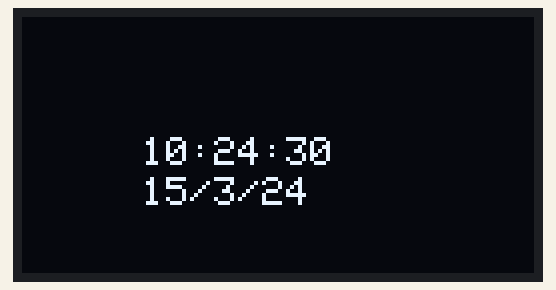
Recording of a program running on a simulated Arduino Mega 2560, built with avr-gcc and run on an emulated ATmega2560. Shown: 128×64 one-colour display. Wiring (inferred from the names in the program): DS1307 clock at I2C address 0x68. The local clock reads 2024-03-15 10:24:30 at power-on unless the program sets it; what the program prints to the serial monitor is not drawn.

Above: at 0.1 s.
At 4.2 s:
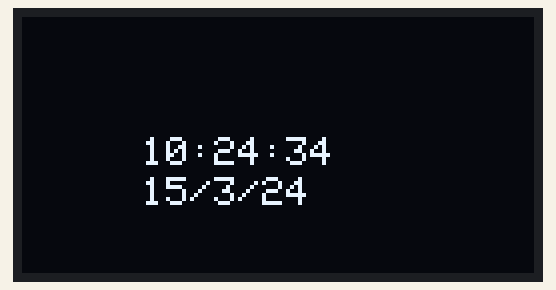
At 7.3 s:
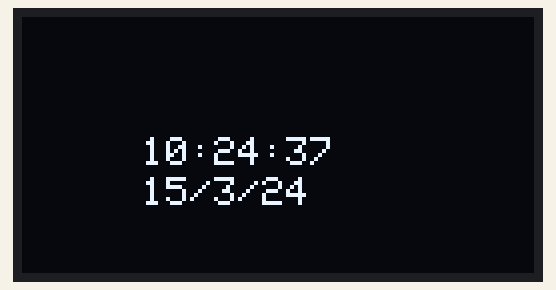
At 18.7 s:
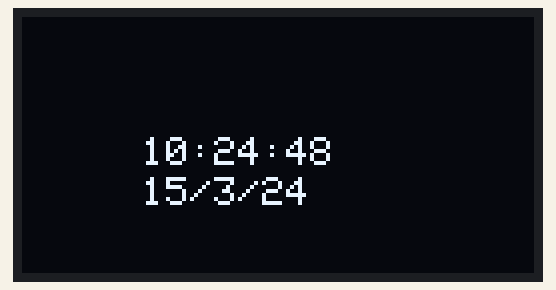
At 29.0 s:
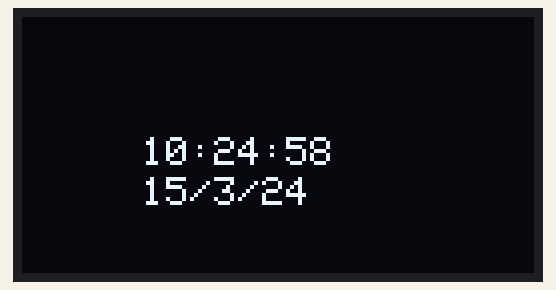
At 38.3 s:
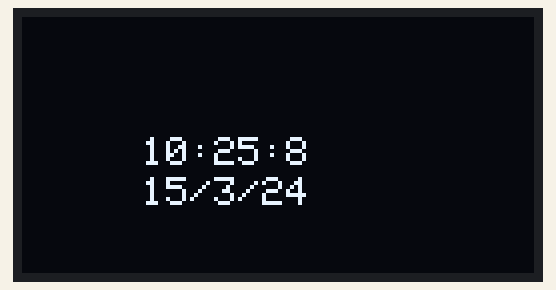

The program:

main.cpp
```cpp
#include <Arduino.h>
#include <Pin.h>

// Declare variables for storing time data
byte second, minute, hour, dayOfWeek, dayOfMonth, month, year;

// Convert normal decimal numbers to binary coded decimal
byte decToBcd(byte val)
{
  return ((val / 10 * 16) + (val % 10));
}

// Convert binary coded decimal to normal decimal numbers
byte bcdToDec(byte val)
{
  return ((val / 16 * 10) + (val % 16));
}

// date and time from the DS1307 + OLED
void getDateDs1307()
{
  // Reset the register pointer
  Wire.beginTransmission(DS1307_I2C_ADDRESS);
  Wire.write(0);
  Wire.endTransmission();

  Wire.requestFrom(DS1307_I2C_ADDRESS, 7);

  // Read the data
  second = bcdToDec(Wire.read() & 0x7F);
  minute = bcdToDec(Wire.read());
  hour = bcdToDec(Wire.read() & 0x3F);
  dayOfWeek = bcdToDec(Wire.read());
  dayOfMonth = bcdToDec(Wire.read());
  month = bcdToDec(Wire.read());
  year = bcdToDec(Wire.read());

  // Print the time
  OLED.clearDisplay();             // ลบภาพในหน้าจอทั้งหมด
  OLED.setTextColor(WHITE, BLACK); // กำหนดข้อความสีขาว ฉากหลังสีดำ
  OLED.setCursor(30, 30);          // กำหนดตำแหน่ง x,y ที่จะแสดงผล
  OLED.setTextSize(1);             // กำหนดขนาดตัวอักษร
  OLED.print(hour, DEC);           // ชั่วโมง
  OLED.print(":");
  OLED.print(minute, DEC);         // นาที
  OLED.print(":");
  OLED.print(second, DEC);         // วินาที

  //Print the time กฟะำ
  OLED.setTextColor(WHITE, BLACK); // กำหนดข้อความสีขาว ฉากหลังสีดำ
  OLED.setCursor(30, 40);          // กำหนดตำแหน่ง x,y ที่จะแสดงผล
  OLED.setTextSize(1);             // กำหนดขนาดตัวอักษร
  OLED.print(dayOfMonth, DEC);           // ชั่วโมง
  OLED.print("/");
  OLED.print(month, DEC);         // นาที
  OLED.print("/");
  OLED.print(year, DEC);         // วินาที
}

void setup()
{
  Serial.begin(9600);
  Wire.begin();

  if (!OLED.begin(SSD1306_SWITCHCAPVCC, 0x3C))
  { // สั่งให้จอ OLED เริ่มทำงานที่ Address 0x3C
    Serial.println("SSD1306 allocation failed");
  }
  else
  {
    Serial.println("OLED Start Working !!!");
  }

}

void loop()
{
  getDateDs1307(); // Get the time data from the RTC and print it


  OLED.display();  // สั่งให้จอแสดงผล
  delay(1000);
}
```

Pin.h
```cpp
#ifndef Pin_h
#define Pin_h

#include <Arduino.h>
#include <Wire.h>
#include <Adafruit_GFX.h>
#include <Adafruit_SSD1306.h>

// กำหนดขาต่อ I2C กับจอ OLED
#define OLED_RESET -1  //ขา reset เป็น -1 ถ้าใช้ร่วมกับขา Arduino reset
#define SCREEN_WIDTH 128  // pixel ความกว้าง
#define SCREEN_HEIGHT 64  // pixel ความสูง
Adafruit_SSD1306 OLED(SCREEN_WIDTH, SCREEN_HEIGHT, &Wire, OLED_RESET);

// กำหนดขาต่อ I2C address of Tiny RTC
#define DS1307_I2C_ADDRESS 0x68

// กำหนดขาสวิต
enum Pins {
  SW1 = A0,
  SW2 = A1,
  SW3 = A2,
  SW4 = A3,
};

//relay OUTPUT
#define Relay1 26
#define Relay2 27
#define Relay3 28
#define Relay4 29


#endif
```

Measured:
- what the display in image 1 shows lasts 1.0 s, from 4.2 s to 5.2 s
